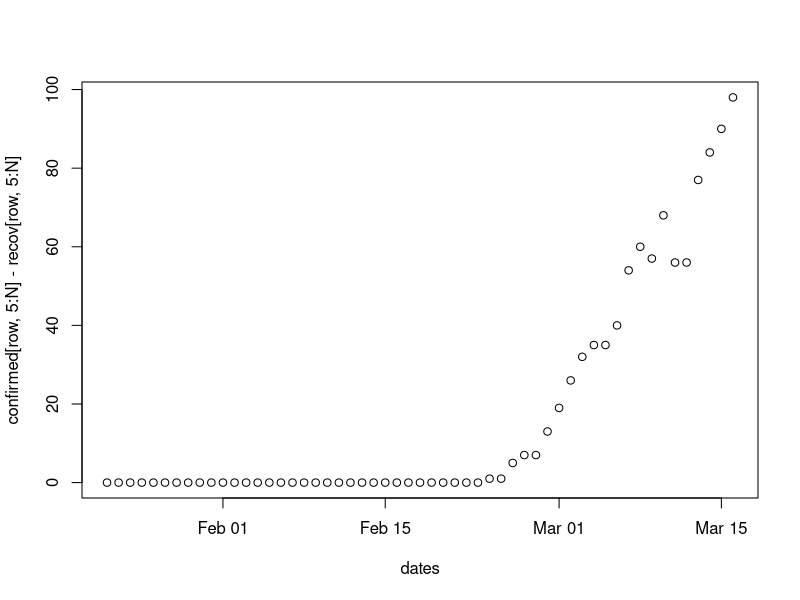
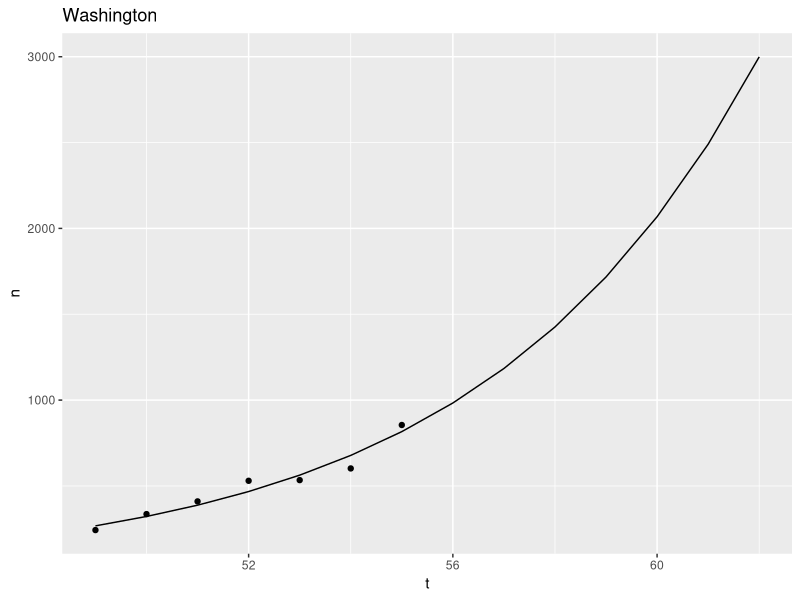
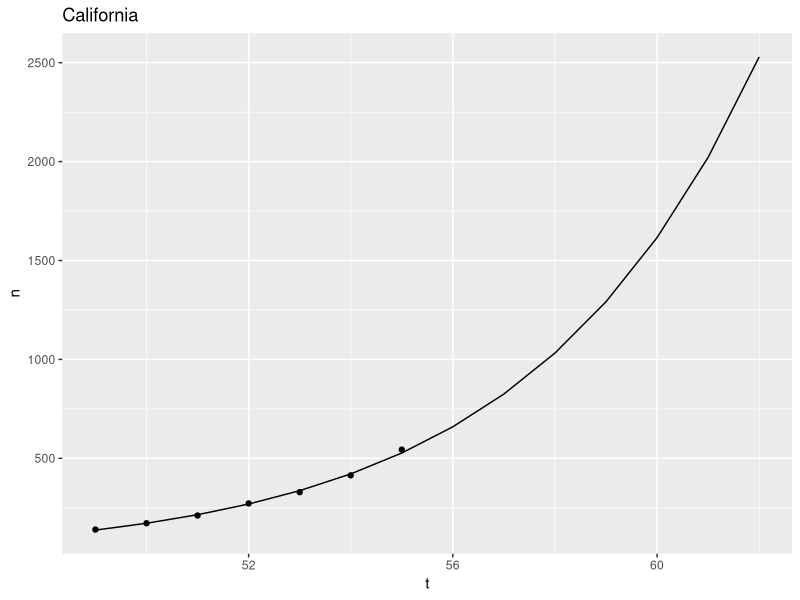
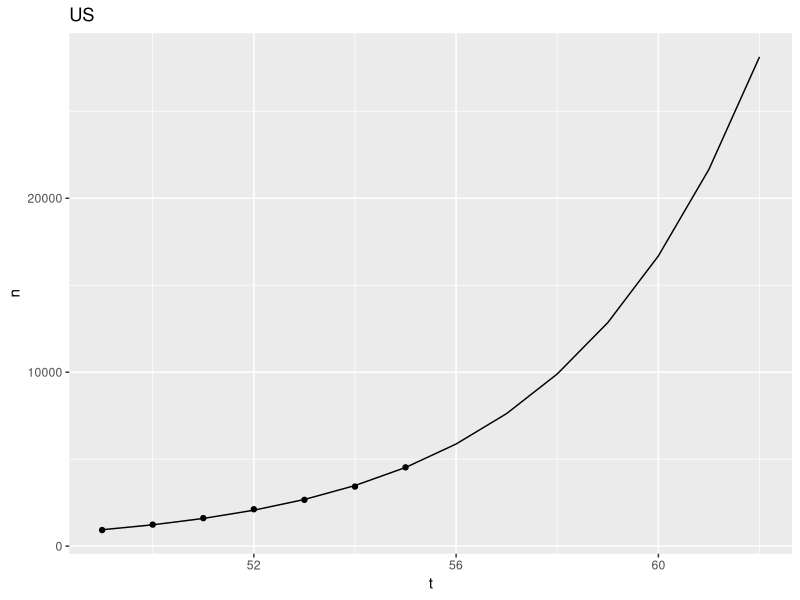

Source code (R) for these figures, in order:
library(reshape2)
library(ggplot2)
library(dplyr)


## Setup

confirmed = read.csv("data/time_series_19-covid-Confirmed.csv", stringsAsFactors = F)
deaths=read.csv("data/time_series_19-covid-Deaths.csv", stringsAsFactors = F)
recov = read.csv("data/time_series_19-covid-Recovered.csv", stringsAsFactors = F)



colstr=colnames(confirmed)[5:ncol(confirmed)]
dstr=vapply(colstr, function(x) substr(x, start = 2, stop = nchar(x)), FUN.VALUE="hi")
dates=as.Date(dstr, format = "%m.%d.%y")
N=ncol(confirmed)


row=25
plot(dates,confirmed[row,5:N]-recov[row,5:N])



conf = melt(confirmed, id.vars = c("Province", "Region", "Lat","Long"),
                measure.vars = colnames(confirmed)[5:N])
recsimp = melt(recov, id.vars = c("Province", "Region", "Lat","Long"),
                measure.vars = colnames(confirmed)[5:N])
deathsimp = melt(deaths, id.vars = c("Province", "Region", "Lat","Long"),
                measure.vars = colnames(confirmed)[5:N])
conf$variable=as.Date(conf$variable, format = "X%m.%d.%y")
colnames(conf)=c("Province","Region","Lat","Long","date","cases")
allsimp=conf; allsimp$prev = conf$cases-recsimp$value - deathsimp$value
allsimp$deaths = deathsimp$value
allsimp$recovered = recsimp$value


extractPrevRegion = function(thisname) {
    if (thisname %in% confirmed$Region) {
        conftmp=confirmed[which(confirmed$Region %in% thisname), ] 
        rectmp=recov[which(confirmed$Region %in% thisname), ] 
        deathtmp=deaths[which(confirmed$Region %in% thisname), ] 
    } else {if (thisname %in% confirmed$Province) {
        conftmp=confirmed[which(confirmed$Province %in% thisname), ] 
        rectmp=recov[which(confirmed$Province %in% thisname), ] 
        deathtmp=deaths[which(confirmed$Province %in% thisname), ] 
    }}
    if (nrow(conftmp) > 1) { 
      cases=colSums(conftmp[,5:ncol(conftmp)]) 
      recs = colSums(rectmp[,5:ncol(rectmp)]) 
      deas=colSums(deathtmp[,5:ncol(deathtmp)]) 
    } else {cases=conftmp[5:ncol(conftmp)]
      recs=rectmp[5:ncol(rectmp)]
      deas=deathtmp[5:ncol(deathtmp)]
    }
    return(prevs=cases-recs-deas)
}

getForecast=function(prevs, nDays=7, lastDay=62,mode="poly") {
  nDays=7
  lastDay=62 

# take last 10 days of the data
x = (length(prevs)-nDays+1):length(prevs) # was 38:47, for  last nDays 
ind=x # index to pull last 10 days of prevalence
y=vector()
y[1:nDays]=prevs[ind] # cases[ind]-recs[ind]-deas[ind]
mydf=data.frame(t=x, n=unlist(y)+0.01)
xx <- seq(min(ind),lastDay,by=1)

#  and  make the fit 
if (mode == "poly") { fit2 <- lm(formula = n~poly(t,2), data=mydf) 
fitline=predict(object=fit2, newdata =data.frame(t= xx))}

if (mode == "exp"){ fit2 <- lm(formula = log(n) ~ t, data=mydf)
fitline=exp(predict(object=fit2, newdata =data.frame(t= xx)))}

myfore=data.frame(t=xx,n=pmax(fitline,0*fitline))

return(list(thedata =mydf, myfore=myfore))
}


# return forecast with date, forecasted prevalence

allnames = c('Washington', 'California', 'US')
allfores = lapply( allnames,
        function(thisone) {prevs=extractPrevRegion(thisone)
        return(getForecast(prevs,mode="exp"))})

plotlist=list()
for (k in 1:length(allnames)) {
plotlist[[k]] = ggplot(data=allfores[[k]]$thedata,aes(x=t,y=n))+geom_point() +
  geom_line(data=allfores[[k]]$myfore, aes(x=t,y=n))+ggtitle(allnames[k])}
    
ggsave(filename=allnames[[1]], plot= plotlist[[1]], device='png')
ggsave(filename=allnames[[2]], plot= plotlist[[2]], device='png')
ggsave(filename=allnames[[3]], plot= plotlist[[3]], device='png')

forecastdf = data.frame(days=allfores[[1]]$myfore$t,
        dates=seq.Date(from=dates[min(allfores[[1]]$myfore$t)],
                       by=1, length.out=length(allfores[[1]]$myfore$t)))
for (k in 1:length(allnames)) {
  forecastdf[,k+2]=allfores[[k]]$myfore$n
}
colnames(forecastdf)[3:ncol(forecastdf)] = allnames
write.csv(forecastdf, file = "USforecasts.csv")





















